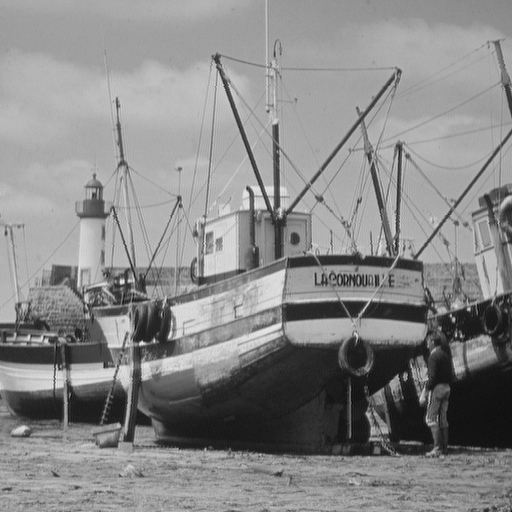
#> input picture images/boat.tif, 512 x 512 px
$ jupyter execute 'Aula 03b - Transformações de intensidade.ipynb'   (shell and % lines are left out)
#> lines starting #> are read from the running program, lines starting #| are printed output that depends on the picture
#### PER-2020 - SIN-392 - Introdução ao Processamento Digital de Imagens

# Aula 03b - Tansformações de intensidade
## Prof. João Fernando Mari
-----

## Importando as bibliotecas necessárias

[cell 1]
import numpy as np


from skimage import util, color

import matplotlib
import matplotlib.pyplot as plt
from mpl_toolkits.axes_grid1 import make_axes_locatable

SMALL_SIZE = 7
matplotlib.rc('font', size=SMALL_SIZE)
matplotlib.rc('axes', titlesize=SMALL_SIZE)

## Carregando uma imagem

[cell 2]
img_gray = plt.imread('./images/boat.tif')
#> img_gray is the input picture: shape (512, 512); min 0, max 239, mean 136.1

print(img_gray.shape, img_gray.dtype, img_gray.min(), img_gray.max())
#| (512, 512) uint8 0 239

Lista com o possíveis valores de intensidade

[cell 3]
# Inteiro de 8 bits sem sinal
r = np.array(np.linspace(0, 255, 256))

# Float
r_ = np.array(np.linspace(0, 1, 256))

### print(r_)

## Gerando imagens com caracteristicas diferentes

Imagem clara, imagem escura e imagem de baixo contraste. A imagem original possui alto contraste.

### Imagem clara

[cell 4]
# Define o valor do gama
gama_02 = 0.2

# Transformação gama
img_gray_clara = util.img_as_ubyte(util.img_as_float(img_gray) ** gama_02)
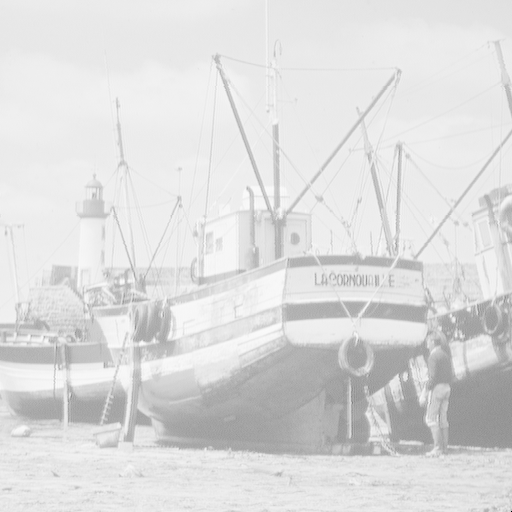
#> img_gray_clara: shape (512, 512); min 0, max 252, mean 220.6

s_clara = r_ ** gama_02 * 255

### Imagem escura

[cell 5]
# Define o valor do gama
gama_40 = 4.0

# Transformação gama
img_gray_escura = util.img_as_ubyte(util.img_as_float(img_gray) ** gama_40)
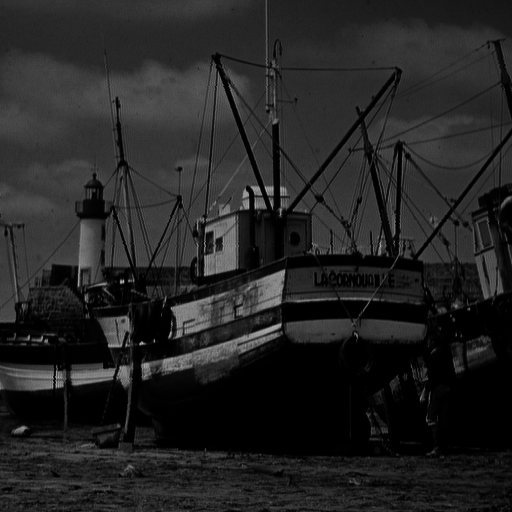
#> img_gray_escura: shape (512, 512); min 0, max 197, mean 35.8

s_escura = r_ ** gama_40 * 255

### Imagem de baixo contraste

[cell 6]
# Função linear - diminui o contraste

# Transformação linear
img_gray_baixo = img_gray * 0.25 + 95
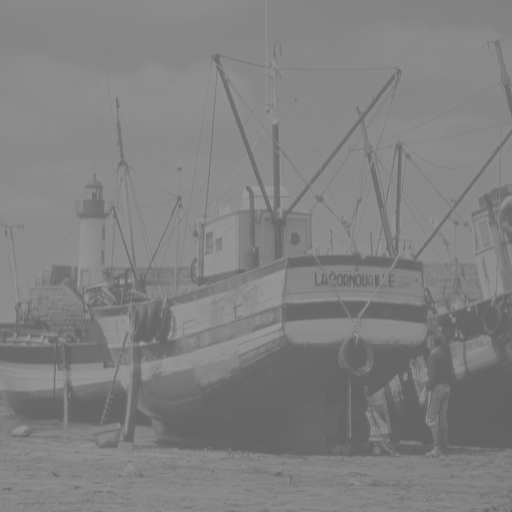
#> img_gray_baixo: shape (512, 512) float64; min 95, max 154.8, mean 129

s_baixo = r * 0.25 + 95

### Plotando as funções

[cell 7]
s_list = [r, s_clara, s_escura, s_baixo]

[cell 8]
fig, ax  = plt.subplots(4, 1, figsize=(10,10))
for i, s in enumerate(s_list):
    ch_ = ax[i].plot(r, s)

    ax[i].autoscale(enable=True, axis='both', tight=True)
    ### ax[i] = fig.gca()
    ax[i].set_xticks(np.arange(0, 256, 32), minor=False)
    ax[i].set_xticks(np.arange(0, 256, 16), minor=True)
    ax[i].set_yticks(np.arange(0, 256, 32), minor=False)
    ax[i].set_yticks(np.arange(0, 256, 16), minor=True)
    ax[i].set_aspect('equal')
    ax[i].grid(which='major', alpha=1.0)
    ax[i].grid(which='minor', alpha=0.5)
    ax[i].set_ylim(0, 256)
    ax[i].set_xlabel('Intensidade de entrada, r', fontsize='medium')
    ax[i].set_ylabel('Intensidade de sáida, s', fontsize='medium')

plt.tight_layout()
plt.show()

### Plotando as imagens

[cell 9]
img_list = [img_gray, img_gray_clara, img_gray_escura, img_gray_baixo]

[cell 10]
# Figura com 4 linha e 2 colunas
fig, ax = plt.subplots(4, 2, figsize=(10,10))
for i, img in enumerate(img_list):
    # Plota imagem
    img_ = ax[i, 0].imshow(img, cmap='gray', vmin=0, vmax=255)
    ax[i, 0].axis('off')

    # Computa o histograma normalizado
    hist, bins = np.histogram(img, bins=256, range=(0, 255))
    hist_norm = hist / (img.shape[0] * img.shape[1])

    # Plota histograma
    ch_ = ax[i, 1].fill_between(bins[:-1], hist_norm)
    ax[i, 1].autoscale(enable=True, axis='both', tight=True)
    ax[i, 1].set_xticks(np.arange(0, 256, 32), minor=False)
    ax[i, 1].set_xticks(np.arange(0, 256, 16), minor=True)
    ax[i, 1].set_yticks(np.arange(0, hist_norm.max()+0.01, hist_norm.max()/8), minor=False)
    ax[i, 1].set_yticks(np.arange(0, hist_norm.max()+0.01, hist_norm.max()/4), minor=True)
    #ax[i, 1].set_aspect('equal')
    ax[i, 1].grid(which='major', alpha=1.0)
    ax[i, 1].grid(which='minor', alpha=0.5)
    ax[i, 1].set_ylim(0, hist_norm.max())
#> this loop made 4 passes
    ### ax[i, 1].set_xlabel('Intensidades da imagem', fontsize='medium')
    ### ax[i, 1].set_ylabel('Histograma', fontsize='medium')

plt.tight_layout()
plt.show()
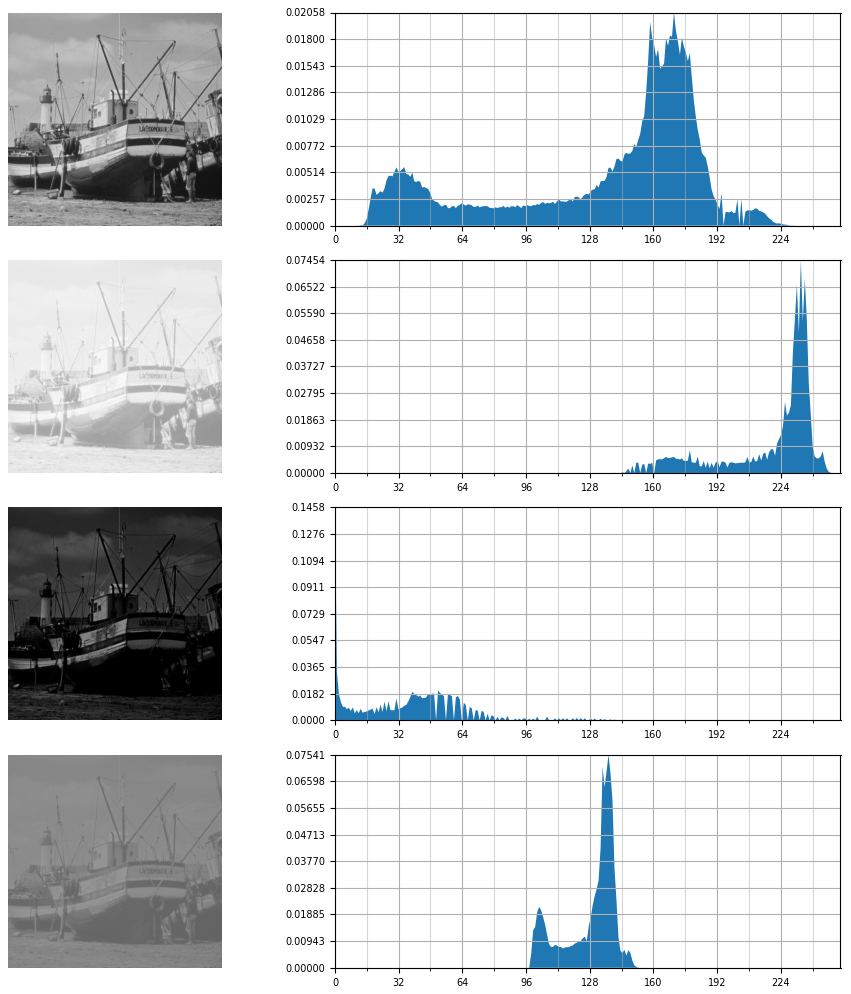
#> figure drawn by matplotlib, 8 panels

### Informações sobre as imagens

[cell 11]
print(img_gray.shape, img_gray.dtype, img_gray.min(), img_gray.max())
#| (512, 512) uint8 0 239
print(img_gray_clara.shape, img_gray_clara.dtype, img_gray_clara.min(), img_gray_clara.max())
#| (512, 512) uint8 0 252
print(img_gray_escura.shape, img_gray_escura.dtype, img_gray_escura.min(), img_gray_escura.max())
#| (512, 512) uint8 0 197
print(img_gray_baixo.shape, img_gray_baixo.dtype, img_gray_baixo.min(), img_gray_baixo.max())
#| (512, 512) float64 95.0 154.75

## Funções lineares por parte
-----

### Carrega uma imagem

[cell 12]
img_gray = plt.imread('./images/boat.tif')

# Plota informações sobre as imagens
print(img_gray.shape, img_gray.dtype, img_gray.min(), img_gray.max())
#| (512, 512) uint8 0 239

### Definição dos pontos de controle

[cell 13]
## pts_r = [0, 50, 100, 150, 180,  200, 255] # Obrigatório ter o 0 e o 256.
## pts_s = [10, 20, 40, 50, 70, 90, 100]

pts_r = [0, 32, 64, 128, 256] # Obrigatório ter o 0 (ínicio) e o 256 (no final).
pts_s = [0, 16, 80, 142, 200]

### Plotando a função linear por partes

[cell 14]
fig = plt.figure()
plt.plot(pts_r, pts_s)

plt.autoscale(enable=True, axis='both', tight=True)
ax = fig.gca()
ax.set_xticks(np.arange(0, 256, 32))
ax.set_xticks(np.arange(0, 256, 16), minor=True)
ax.set_yticks(np.arange(0, 256, 32), minor=False)
ax.set_yticks(np.arange(0, 256, 16), minor=True)
ax.set_aspect('equal')
ax.grid(which='major', alpha=1.0)
ax.grid(which='minor', alpha=0.5)
ax.set_ylim(0, 256)
ax.set_xlabel('Intensidade de entrada, r', fontsize='medium')
ax.set_ylabel('Intensidade de sáida, s', fontsize='medium')

plt.show()
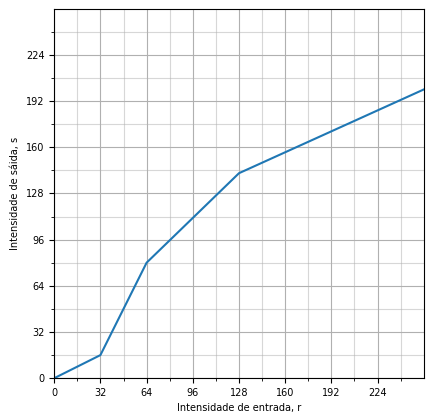
#> figure drawn by matplotlib, 1 panel

### Aplicando a função de transformação

[cell 15]
# Obs. Apenas para funções lineares motonicamente crescentes.

img_out = np.zeros(img_gray.shape, dtype=img_gray.dtype)
#> img_out: shape (512, 512); every value is 0
for i, (pt_r, pt_s) in enumerate(zip(pts_r[:-1], pts_s[:-1])):
    # Apenas os pixels com valor entre pts_r[i] e pts_r[i+1]
    # (max(s) - min(s)) * ...
    # ((r - min(r)) / ...
    # (max(r) - min(r)) + min(s)
    img_out[np.where(np.logical_and(img_gray >= pts_r[i], img_gray < pts_r[i+1]))] = \
            (pts_s[i+1] - pts_s[i]) * \
            ((img_gray[np.where(np.logical_and(img_gray >= pts_r[i], img_gray < pts_r[i+1]))] - pts_r[i]) / \
            (pts_r[i+1] - pts_r[i]) ) + pts_s[i]
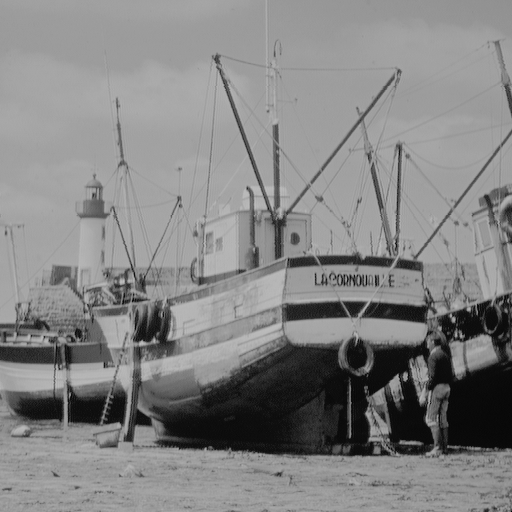
#> img_out: shape (512, 512); min 0, max 192, mean 131.5

[cell 16]
fig, ((ax1, ax2)) = plt.subplots(1, 2, figsize=(10, 5))
# Plota imagem original
img_ = ax1.imshow(img_out, cmap='gray', vmin=0, vmax=255)
ax1.axis('off')

# Computa o histograma normalizado
hist, bins = np.histogram(img_out, bins=256, range=(0, 255))
#> hist = 256 values, max 15103 at index 161, min 0 at index 1, mean 1024; bins = 257 values from 0 to 255
hist_norm = hist / (img_out.shape[0] * img_out.shape[1])
#> hist_norm = 256 values, max 0.0576 at index 161, min 0 at index 1, mean 0.00391

# Plota histograma
ch_ = ax2.fill_between(bins[:-1], hist_norm)
ax2.autoscale(enable=True, axis='both', tight=True)
ax2.set_xticks(np.arange(0, 256, 32), minor=False)
ax2.set_xticks(np.arange(0, 256, 16), minor=True)
ax2.set_yticks(np.arange(0, hist_norm.max()+0.01, hist_norm.max()/8), minor=False)
ax2.set_yticks(np.arange(0, hist_norm.max()+0.01, hist_norm.max()/4), minor=True)
#ax[i, 1].set_aspect('equal')
ax2.grid(which='major', alpha=1.0)
ax2.grid(which='minor', alpha=0.5)
ax2.set_ylim(0, hist_norm.max())
### ax[i, 1].set_xlabel('Intensidades da imagem', fontsize='medium')
### ax[i, 1].set_ylabel('Histograma', fontsize='medium')

plt.tight_layout()
plt.show()
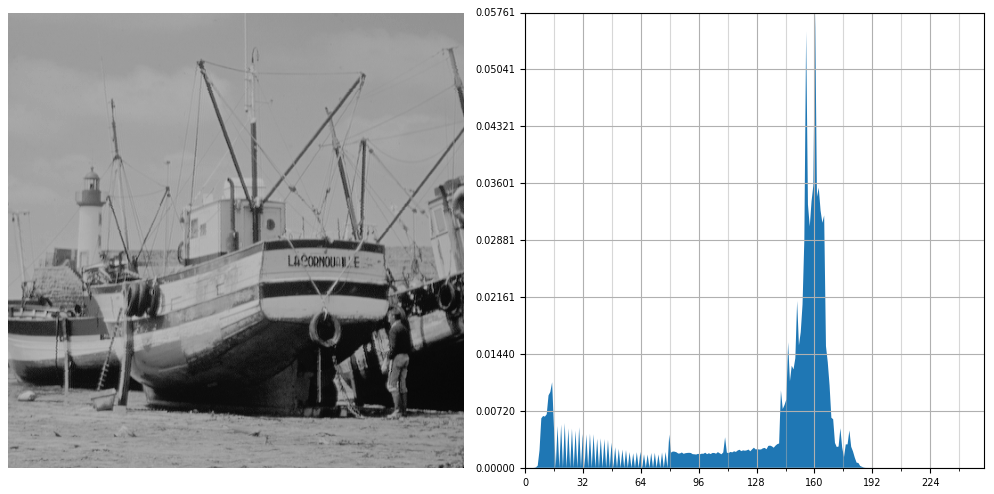
#> figure drawn by matplotlib, 2 panels

## Alargamento de contraste
----

### Valores mínimos e máximos na imagem

[cell 17]
# ==================================================
# ***** Escolha a imagem de entrada *****
# ==================================================
# ['orig', 'clara', 'escura', 'baixo']
input_image = 'clara'

[cell 18]
if input_image == 'orig':
    img_gray_ = img_gray

elif input_image == 'clara':
    img_gray_ = img_gray_clara

elif input_image == 'escura':
    img_gray_ = img_gray_escura

elif input_image == 'baixo':
    img_gray_ = img_gray_baixo

pts_r = [0, img_gray_.min(), img_gray_.max(), 256] # Obrigatório ter o 0 e o 256.
#> pts_r = [0, 0, 252, 256]
pts_s = [0, 0, 256, 256]

[cell 19]
fig = plt.figure()
plt.plot(pts_r, pts_s)

plt.autoscale(enable=True, axis='both', tight=True)
ax = fig.gca()
ax.set_xticks(np.arange(0, 256, 32))
ax.set_xticks(np.arange(0, 256, 16), minor=True)
ax.set_yticks(np.arange(0, 256, 32), minor=False)
ax.set_yticks(np.arange(0, 256, 16), minor=True)
ax.set_aspect('equal')
ax.grid(which='major', alpha=1.0)
ax.grid(which='minor', alpha=0.5)
ax.set_ylim(0, 256)
ax.set_xlabel('Intensidade de entrada, r', fontsize='medium')
ax.set_ylabel('Intensidade de sáida, s', fontsize='medium')

plt.show()

[cell 20]
# Obs. Apenas para funções lineares motonicamente crescentes.

img_out = np.zeros(img_gray_.shape, dtype=img_gray_.dtype)
for i, (pt_r, pt_s) in enumerate(zip(pts_r[:-1], pts_s[:-1])):
    # Apenas os pixels com valor entre pts_r[i] e pts_r[i+1]
    # (max(s) - min(s)) * ...
    # ((r - min(r)) / ...
    # (max(r) - min(r)) + min(s)
    img_out[np.where(np.logical_and(img_gray_ >= pts_r[i], img_gray_ < pts_r[i+1]))] = \
            (pts_s[i+1] - pts_s[i]) * \
            ((img_gray_[np.where(np.logical_and(img_gray_ >= pts_r[i], img_gray_ < pts_r[i+1]))] - pts_r[i]) / \
            (pts_r[i+1] - pts_r[i]) ) + pts_s[i]
#> this loop made 3 passes
#> (pt_r, pt_s) on passes 1 to 3: (0, 0), (0, 0), (252, 256)

[cell 21]
fig, ((ax1, ax2), (ax3, ax4)) = plt.subplots(2, 2, figsize=(10,10))
# Plota imagem original
img_ = ax1.imshow(img_gray_, cmap='gray', vmin=0, vmax=255)
ax1.axis('off')

# Computa o histograma normalizado
hist, bins = np.histogram(img_gray_, bins=256, range=(0, 255))
#> hist = 256 values, max 19539 at index 235, min 0 at index 1, mean 1024
hist_norm = hist / (img_gray_.shape[0] * img_gray_.shape[1])
#> hist_norm = 256 values, max 0.0745 at index 235, min 0 at index 1, mean 0.00391

# Plota histograma
ch_ = ax2.fill_between(bins[:-1], hist_norm)
ax2.autoscale(enable=True, axis='both', tight=True)
ax2.set_xticks(np.arange(0, 256, 32), minor=False)
ax2.set_xticks(np.arange(0, 256, 16), minor=True)
ax2.set_yticks(np.arange(0, hist_norm.max()+0.01, hist_norm.max()/8), minor=False)
ax2.set_yticks(np.arange(0, hist_norm.max()+0.01, hist_norm.max()/4), minor=True)
#ax[i, 1].set_aspect('equal')
ax2.grid(which='major', alpha=1.0)
ax2.grid(which='minor', alpha=0.5)
ax2.set_ylim(0, hist_norm.max())
### ax[i, 1].set_xlabel('Intensidades da imagem', fontsize='medium')
### ax[i, 1].set_ylabel('Histograma', fontsize='medium')

# Plota imagem após transformação
img_ = ax3.imshow(img_out, cmap='gray', vmin=0, vmax=255)
ax3.axis('off')

# Computa o histograma normalizado
hist, bins = np.histogram(img_out, bins=256, range=(0, 255))
#> hist = 256 values, max 19539 at index 238, min 0 at index 1, mean 1024
hist_norm = hist / (img_gray_.shape[0] * img_gray_.shape[1])
#> hist_norm = 256 values, max 0.0745 at index 238, min 0 at index 1, mean 0.00391

# Plota histograma
ch_ = ax4.fill_between(bins[:-1], hist_norm)
ax4.autoscale(enable=True, axis='both', tight=True)
ax4.set_xticks(np.arange(0, 256, 32), minor=False)
ax4.set_xticks(np.arange(0, 256, 16), minor=True)
ax4.set_yticks(np.arange(0, hist_norm.max()+0.01, hist_norm.max()/8), minor=False)
ax4.set_yticks(np.arange(0, hist_norm.max()+0.01, hist_norm.max()/4), minor=True)
#ax4[i, 1].set_aspect('equal')
ax4.grid(which='major', alpha=1.0)
ax4.grid(which='minor', alpha=0.5)
ax4.set_ylim(0, hist_norm.max())
### ax[i, 1].set_xlabel('Intensidades da imagem', fontsize='medium')
### ax[i, 1].set_ylabel('Histograma', fontsize='medium')

plt.tight_layout()
plt.show()
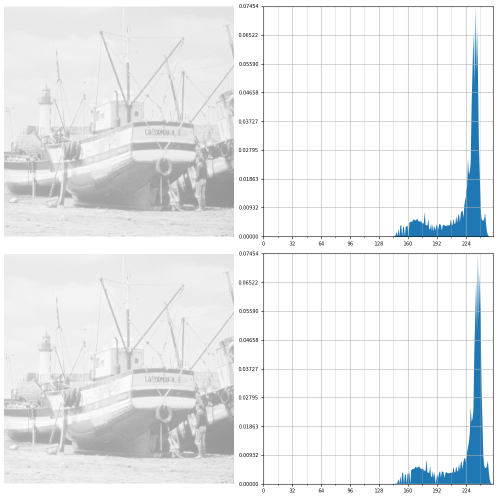
#> figure drawn by matplotlib, 4 panels

### Especificando valores mínimos e máximos

[cell 22]
# ==================================================
# ***** Escolha a imagem de entrada *****
# ==================================================
# ['orig', 'clara', 'escura', 'baixo']
input_image = 'clara'

[cell 23]
if input_image == 'orig':
    img_gray_ = img_gray
    pts_r = [0, 0, 256, 256] # Obrigatório ter o 0 e o 256.

elif input_image == 'clara':
    img_gray_ = img_gray_clara
    pts_r = [0, (255 * 0.5), img_gray_.max(), 256] # Obrigatório ter o 0 e o 256.
#> pts_r = [0, 127.5, 252, 256]

elif input_image == 'escura':
    img_gray_ = img_gray_escura
    pts_r = [0, img_gray_.min(), (255 * 0.5) ,256] # Obrigatório ter o 0 e o 256.

elif input_image == 'baixo':
    img_gray_ = img_gray_baixo
    pts_r = [0, (255 * 0.33), (255 * 0.66) ,256] # Obrigatório ter o 0 e o 256.

pts_s = [0, 0, 256, 256]

[cell 24]
fig = plt.figure()
plt.plot(pts_r, pts_s)

plt.autoscale(enable=True, axis='both', tight=True)
ax = fig.gca()
ax.set_xticks(np.arange(0, 256, 32))
ax.set_xticks(np.arange(0, 256, 16), minor=True)
ax.set_yticks(np.arange(0, 256, 32), minor=False)
ax.set_yticks(np.arange(0, 256, 16), minor=True)
ax.set_aspect('equal')
ax.grid(which='major', alpha=1.0)
ax.grid(which='minor', alpha=0.5)
ax.set_ylim(0, 256)
ax.set_xlabel('Intensidade de entrada, r', fontsize='medium')
ax.set_ylabel('Intensidade de sáida, s', fontsize='medium')

plt.show()

### Aplica a função de transformação

[cell 25]
# Obs. Apenas para funções lineares motonicamente crescentes.

img_out = np.zeros(img_gray_.shape, dtype=img_gray_.dtype)
for i, (pt_r, pt_s) in enumerate(zip(pts_r[:-1], pts_s[:-1])):
    # Apenas os pixels com valor entre pts_r[i] e pts_r[i+1]
    # (max(s) - min(s)) * ...
    # ((r - min(r)) / ...
    # (max(r) - min(r)) + min(s)
    img_out[np.where(np.logical_and(img_gray_ >= pts_r[i], img_gray_ < pts_r[i+1]))] = \
            (pts_s[i+1] - pts_s[i]) * \
            ((img_gray_[np.where(np.logical_and(img_gray_ >= pts_r[i], img_gray_ < pts_r[i+1]))] - pts_r[i]) / \
            (pts_r[i+1] - pts_r[i]) ) + pts_s[i]
#> this loop made 3 passes
#> (pt_r, pt_s) on passes 1 to 3: (0, 0), (127.5, 0), (252, 256)
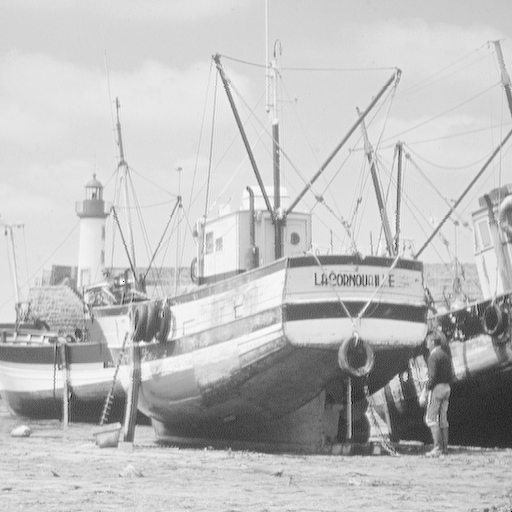
#> img_out: shape (512, 512); min 0, max 253, mean 190.9

### Plotando as imagens na tela

[cell 26]
fig, ((ax1, ax2), (ax3, ax4)) = plt.subplots(2, 2, figsize=(10,10))
# Plota imagem original
img_ = ax1.imshow(img_gray_, cmap='gray', vmin=0, vmax=255)
ax1.axis('off')
ax1.set_title('Imagem original')

# Computa o histograma normalizado
hist, bins = np.histogram(img_gray_, bins=256, range=(0, 255))
#> hist = 256 values, max 19539 at index 235, min 0 at index 1, mean 1024
hist_norm = hist / (img_gray_.shape[0] * img_gray_.shape[1])
#> hist_norm = 256 values, max 0.0745 at index 235, min 0 at index 1, mean 0.00391

# Plota histograma
ch_ = ax2.fill_between(bins[:-1], hist_norm)
ax2.autoscale(enable=True, axis='both', tight=True)
ax2.set_xticks(np.arange(0, 256, 32), minor=False)
ax2.set_xticks(np.arange(0, 256, 16), minor=True)
ax2.set_yticks(np.arange(0, hist_norm.max()+0.01, hist_norm.max()/8), minor=False)
ax2.set_yticks(np.arange(0, hist_norm.max()+0.01, hist_norm.max()/4), minor=True)
#ax[i, 1].set_aspect('equal')
ax2.grid(which='major', alpha=1.0)
ax2.grid(which='minor', alpha=0.5)
ax2.set_ylim(0, hist_norm.max())
### ax[i, 1].set_xlabel('Intensidades da imagem', fontsize='medium')
### ax[i, 1].set_ylabel('Histograma', fontsize='medium')
ax2.set_title('Histograma - Imagem original')

# Plota imagem após transformação
img_ = ax3.imshow(img_out, cmap='gray', vmin=0, vmax=255)
ax3.axis('off')
ax1.set_title('Imagem processada')

# Computa o histograma normalizado
hist, bins = np.histogram(img_out, bins=256, range=(0, 255))
#> hist = 256 values, max 19539 at index 221, min 0 at index 1, mean 1024
hist_norm = hist / (img_gray_.shape[0] * img_gray_.shape[1])
#> hist_norm = 256 values, max 0.0745 at index 221, min 0 at index 1, mean 0.00391

# Plota histograma
ch_ = ax4.fill_between(bins[:-1], hist_norm)
ax4.autoscale(enable=True, axis='both', tight=True)
ax4.set_xticks(np.arange(0, 256, 32), minor=False)
ax4.set_xticks(np.arange(0, 256, 16), minor=True)
ax4.set_yticks(np.arange(0, hist_norm.max()+0.01, hist_norm.max()/8), minor=False)
ax4.set_yticks(np.arange(0, hist_norm.max()+0.01, hist_norm.max()/4), minor=True)
#ax4[i, 1].set_aspect('equal')
ax4.grid(which='major', alpha=1.0)
ax4.grid(which='minor', alpha=0.5)
ax2.set_ylim(0, hist_norm.max())
### ax[i, 1].set_xlabel('Intensidades da imagem', fontsize='medium')
### ax[i, 1].set_ylabel('Histograma', fontsize='medium')
ax2.set_title('Histograma - Imagem processada')

plt.tight_layout()
plt.show()
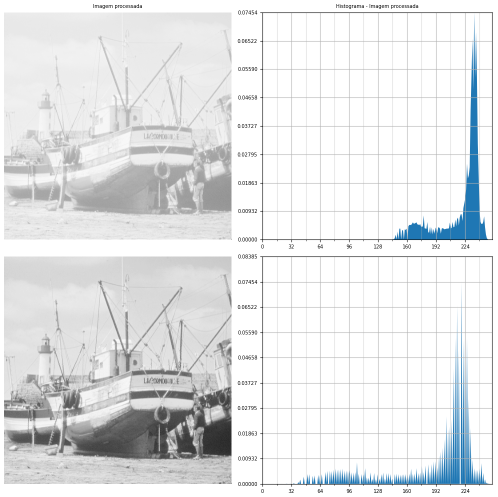
#> figure drawn by matplotlib, 4 panels
